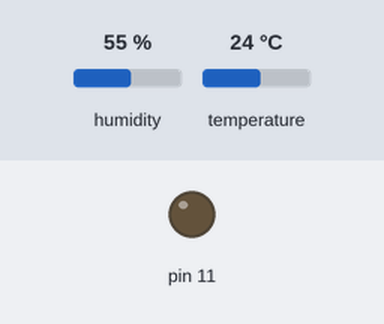
The sketch below on a simulated Arduino Uno, built with avr-gcc and run on an emulated ATmega328P. On the bench: output pins drawn as LEDs (lit = HIGH). The test bench sets the inputs (shaded band); at power-on: temperature 24 °C, humidity 55 %.

Above: at 1.2 s.
1.3 s: temperature set to 29 °C
2.8 s: temperature set to 32 °C
At 3.2 s:
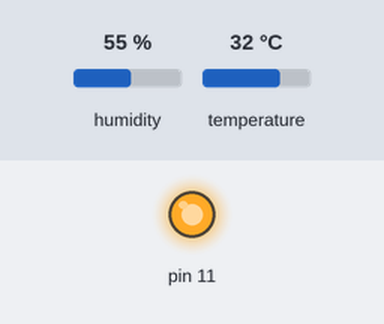
4.3 s: temperature set to 12 °C
At 5.1 s:
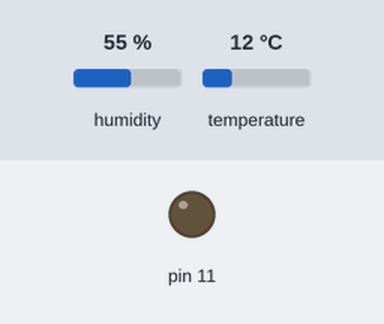
5.8 s: temperature set to 33 °C
At 6.7 s:
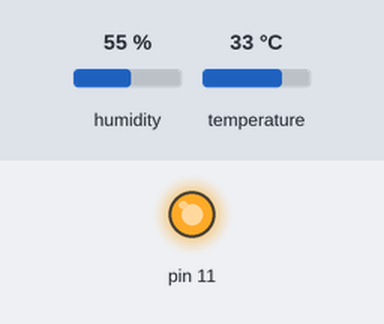
Timing chart, 0 to 8.3 s (numbered marks = the images above; inputs shaded):
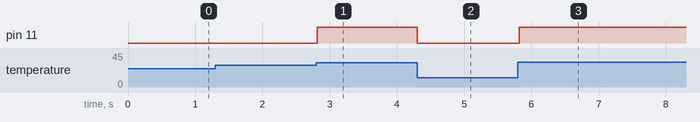

Measured:
- the behaviour switches between 30 and 31 °C on temperature (found by bisection; images 0 and 1)
- after the input at 1.3 s, every drawn part: stays the same
- after the input at 2.8 s, pin 11: LOW → HIGH at once
- after the input at 4.3 s, pin 11: HIGH → LOW at once
- after the input at 5.8 s, pin 11: LOW → HIGH at once

The sketch:

Lesson_12_Humidity_Temperature_Sensor_If.ino
```cpp
#include <SimpleDHT.h>

SimpleDHT11 dht11(3);

void setup() {
  pinMode(11, OUTPUT);
}

void loop() {
  byte t = 0;
  byte h = 0;

  int err = SimpleDHTErrSuccess;

  if ((err = dht11.read(&t, &h, NULL)) != SimpleDHTErrSuccess) {
    return;
  }

  if(t > 30){
    digitalWrite(11, HIGH);
  }
  else{
    digitalWrite(11, LOW);
  }

}
```
